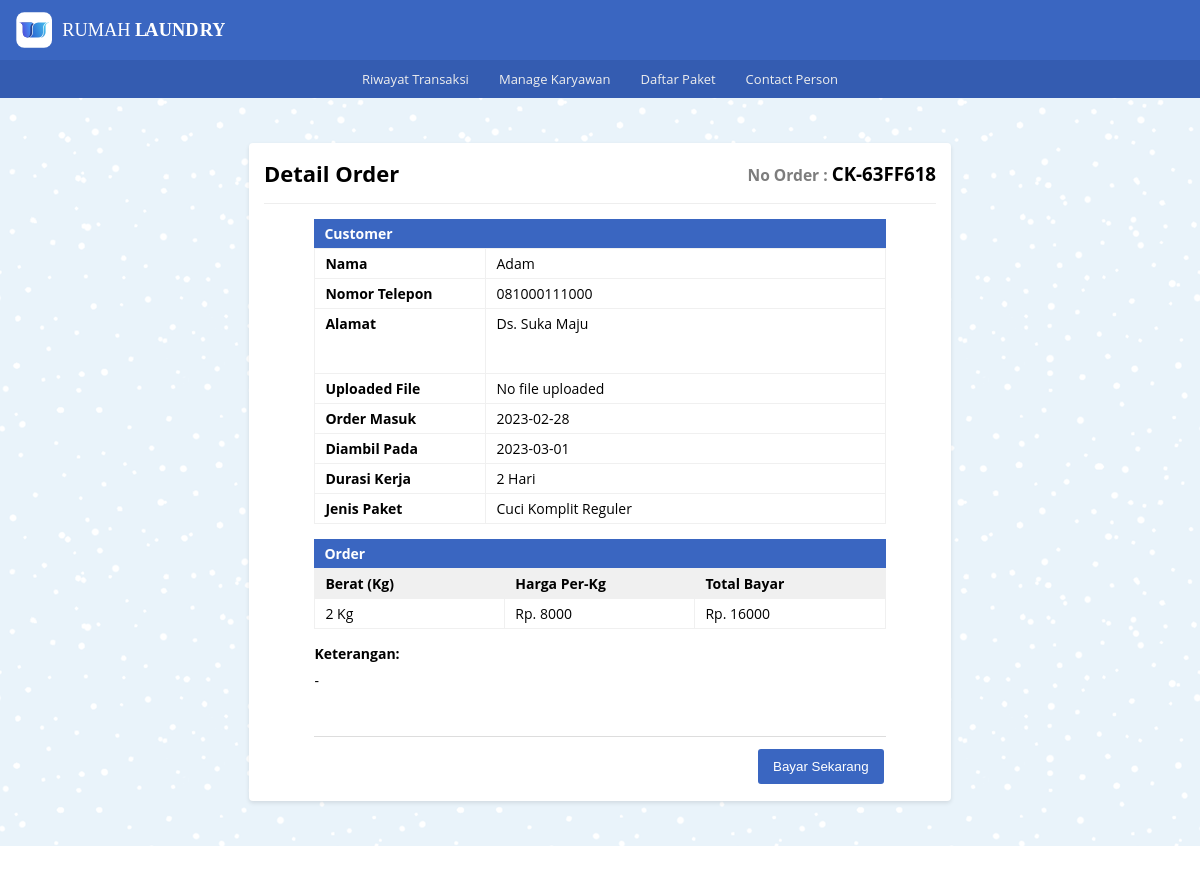
The app's page /detail_order/detail_ck/detail_order_ck.php?or_ck_number=CK-63FF618 with its own data.
### tables this page shows
CREATE TABLE `tb_order_ck` (
  `id_order_ck` int NOT NULL,
  `or_ck_number` varchar(10) DEFAULT NULL,
  `nama_pel_ck` varchar(100) NOT NULL,
  `no_telp_ck` char(13) NOT NULL,
  `alamat_ck` text NOT NULL,
  `jenis_paket_ck` varchar(100) NOT NULL,
  `wkt_krj_ck` varchar(30) DEFAULT NULL,
  `berat_qty_ck` int NOT NULL,
  `harga_perkilo` int DEFAULT NULL,
  `tgl_masuk_ck` date NOT NULL,
  `tgl_keluar_ck` date NOT NULL,
  `tot_bayar` double DEFAULT NULL,
  `keterangan_ck` text NOT NULL,
  `file_path` varchar(255) NOT NULL
);

### _functions.php (called while the page is built, shortened)
<?php
$host	= 'localhost';
$user = 'root';
$pass	= '';
$db	= 'laundry_app';
$koneksi = mysqli_connect($host,$user,$pass,$db);
function query($query) {
    global $koneksi;
    $result = mysqli_query($koneksi, $query);
    $rows = [];
    while ($row = mysqli_fetch_assoc($result)) {
        $rows[] = $row;
    }
    return $rows;
}

### detail_order/detail_ck/detail_order_ck.php (the view, shortened to what this page needs)
<?php
   require_once('../../_header.php');
   $no_ck = $_GET['or_ck_number'];
   $data = query("SELECT * FROM tb_order_ck WHERE or_ck_number = '$no_ck'")[0];
?>
<div id="detail_or_ck" class="main-content">
   <div class="container">
      <div class="baris">
         <div class="col mt-2">
            <div class="card-md">
               <div class="card-title card-flex">
                  <div class="card-col">
                     <h2>Detail Order</h2>
                  </div>
                  <div class="card-col txt-right">
                     <h3 class="no-order"><small>No Order : </small><?= $data['or_ck_number']?></h3>
                  </div>
               </div>
               <div class="card-body">
                  <form action="" method="post">
                     <div class="jdl-or">
                        <h4>Customer</h4>
                     </div>
                     <table class="tb-detail_customer">
                        <tr>
                           <th>Nama</th>
                           <td><input type="text" name="nama_pel_ck" disabled value="<?=$data['nama_pel_ck']?>"></td>
                        </tr>
                        <tr>
                           <th>Nomor Telepon</th>
                           <td><input type="text" name="no_telp_ck" disabled value="<?=$data['no_telp_ck']?>"></td>
                        </tr>
                        <tr>
                           <th>Alamat</th>
                           <td>
                              <textarea name="alamat_ck" disabled class="txt-area"><?=$data['alamat_ck']?></textarea>
                           </td>
                        </tr>
                        <tr>
                           <th>Uploaded File</th>
                           <td>
                              <?php if ($data['file_path']): ?>
                                 <a href="http://localhost/rumah_laundry/<?=$data['file_path']?>" target="_blank">View File</a>
                              <?php else: ?>
                                 <span>No file uploaded</span>
                              <?php endif; ?>
                           </td>
                        </tr>
                        <tr>
                           <th>Order Masuk</th>
                           <td><input type="text" name="tgl_masuk_ck" disabled value="<?=$data['tgl_masuk_ck']?>"></td>
                        </tr>
                        <tr>
                           <th>Diambil Pada</th>
                           <td><input type="text" name="tgl_keluar_ck" disabled value="<?=$data['tgl_keluar_ck']?>"></td>
                        </tr>
                        <tr>
                           <th>Durasi Kerja</th>
                           <td><input type="text" name="wkt_krj_ck" disabled value="<?=$data['wkt_krj_ck']?>"></td>
                        </tr>
                        <tr>
                           <th>Jenis Paket</th>
                           <td><input type="text" name="jenis_paket_ck" disabled value="<?=$data['jenis_paket_ck']?>"></td>
                        </tr>
                     </table>
                     <div class="jdl-or">
                        <h4>Order</h4>
                     </div>
                     <table class="tb-detail_order">
                        <tr>
                           <th>Berat (Kg)</th>
                           <th>Harga Per-Kg</th>
                           <th>Total Bayar</th>
                        </tr>
                        <tr>
                           <td><input type="text" name="berat_qty_ck" disabled value="<?=$data['berat_qty_ck'] . ' Kg'?>"></td>
                           <td><input type="text" name="harga_perkilo" disabled value="<?= 'Rp. ' . $data['harga_perkilo']?>"></td>
                           <td><input type="text" name="tot_bayar" disabled value="<?= 'Rp. ' . $data['tot_bayar']?>"></td>
                        </tr>
                     </table>
                     <div class="details">
                        <h4 class="mb-01">Keterangan:</h4>
                        <p class="lead">
                           <textarea name="keterangan_ck" disabled class="txt-area"><?=$data['keterangan_ck']?></textarea>
                        </p>
                     </div>
                     <div class="form-footer_detail">
                        <div class="buttons">
                           <button type="submit" name="bayar_ck" class="btn-sm bg-primary">Bayar Sekarang</button>
                        </div>
                     </div>
                  </form>
               </div>
            </div>
         </div>
      </div>
   </div>
</div>
<?php require_once('../../_footer.php') ?>

### _assets/css/style.css (style rules this page uses)
* { margin: 0; padding: 0; box-sizing: border-box; }
html,body { width: 100%; max-width: 100%; position: relative; font-family: 'Open sans', sans-serif; display: flex; flex-direction: column; background-image: url(../img/blue-snow.png); overflow-x: hidden; }
.txt-right { text-align: right; }
.lead { line-height: 25px; }
.mt-2 { margin-top: 30px }
.mb-01 { margin-bottom: 8px }
h2 { font-size: 22px; }
.main-content { display: flex; flex-direction: column; }
.container { display: flex; flex-direction: column; width: 1080px; max-width: 100%; margin: auto; padding: 0 15px; min-height: 20px; }
.baris { position: relative; margin: 0 -15px; display: flex; flex-direction: row; flex-wrap: wrap; }
.bg-primary { border: 2px solid #3a66c1; color: #ffffff; background-color: #3a66c1; }
.col { flex: 1; }
.no-order small { color: #7d7d7d; }
.card-md { background-color: #fff; width: 65%; margin: 15px auto; padding: 15px; border-radius: 4px; box-shadow: 0 2px 4px rgba(0,0,0,0.10); }
.card-body { position: relative; }
.card-title { padding-bottom: 15px; margin-bottom: 15px; border-bottom: 1px solid #eeeeee; }
.card-flex { display: flex; flex-direction: row; align-items: center; justify-content: space-between; }
.card-col { flex: 1; }
.card-md .card-body table.tb-detail_customer, .card-md .card-body table.tb-detail_order { width: 85%; position: relative; margin: 0 auto; border-collapse: collapse; text-align: left; }
.card-md .card-body .jdl-or { width: 85%; font-size: 14px; padding: 5px 10px; margin: 0 auto; color: #fff; background-color: #3a66c1; }
.card-md .card-body .details { width: 85%; margin: 15px auto 0; font-size: 14px; }
table.tb-detail_customer tr th { width: 30%; }
table.tb-detail_customer tr td { width: 70%; }
table.tb-detail_customer tr th, table.tb-detail_customer tr td, table.tb-detail_order tr th, table.tb-detail_order tr td { vertical-align: top; padding: 5px 10px; font-size: 14px; border: 1px solid #f0f0f0; }
table.tb-detail_order tr th { background-color: #f0f0f0; }
table.tb-detail_order tr th, table.tb-detail_order tr td { text-align: left; }
table.tb-detail_customer tr td input, table.tb-detail_customer tr td .txt-area, table.tb-detail_order tr td input, .details p.lead .txt-area { width: 100%; font-family: 'Open sans', sans-serif; font-size: 14px; border: 0; background-color: transparent; color: #000; }
.txt-area { padding: 0 !important; margin: 0 !important; min-height: 50px; resize: none; overflow-y: auto; outline: none; white-space: normal; }
.form-footer .buttons, .form-footer_detail .buttons { text-align: right; width: 50%; margin-left: auto; }
.form-footer_detail { width: 85%; margin: 8px auto 0; border-top: 1px solid #dddddd; padding-top: 10px; display: flex; }
.btn-sm { display: inline-block; text-decoration: none; padding: 10px 15px; margin: 2px; border-radius: 3px; cursor: pointer; border: 0; }

### records on screen
tb_order_ck: or_ck_number "CK-63FF618", nama_pel_ck "Adam", no_telp_ck "081000111000", alamat_ck "Ds. Suka Maju", tgl_masuk_ck "2023-02-28", tgl_keluar_ck "2023-03-01", wkt_krj_ck "2 Hari", jenis_paket_ck "Cuci Komplit Reguler", berat_qty_ck "2 Kg", harga_perkilo "Rp. 8000", tot_bayar "Rp. 16000", keterangan_ck "-"
